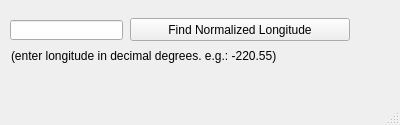
<?xml version="1.0" encoding="UTF-8"?>
<ui version="4.0">
 <class>MainWindow</class>
 <widget class="QMainWindow" name="MainWindow">
  <property name="geometry">
   <rect>
    <x>0</x>
    <y>0</y>
    <width>400</width>
    <height>125</height>
   </rect>
  </property>
  <property name="windowTitle">
   <string>MainWindow</string>
  </property>
  <property name="toolTip">
   <string>Longitude value in decimal degrees..</string>
  </property>
  <widget class="QWidget" name="centralwidget">
   <widget class="QPushButton" name="normlonButton">
    <property name="geometry">
     <rect>
      <x>130</x>
      <y>18</y>
      <width>220</width>
      <height>23</height>
     </rect>
    </property>
    <property name="text">
     <string>Find Normalized Longitude</string>
    </property>
   </widget>
   <widget class="QLabel" name="label">
    <property name="geometry">
     <rect>
      <x>11</x>
      <y>45</y>
      <width>370</width>
      <height>21</height>
     </rect>
    </property>
    <property name="text">
     <string>(enter longitude in decimal degrees. e.g.: -220.55)</string>
    </property>
   </widget>
   <widget class="QLineEdit" name="longitudelineEdit">
    <property name="geometry">
     <rect>
      <x>10</x>
      <y>20</y>
      <width>113</width>
      <height>20</height>
     </rect>
    </property>
   </widget>
   <widget class="QLabel" name="outputLabel">
    <property name="enabled">
     <bool>true</bool>
    </property>
    <property name="geometry">
     <rect>
      <x>15</x>
      <y>80</y>
      <width>291</width>
      <height>16</height>
     </rect>
    </property>
    <property name="text">
     <string/>
    </property>
   </widget>
  </widget>
  <widget class="QStatusBar" name="statusbar"/>
 </widget>
 <resources/>
 <connections/>
</ui>
